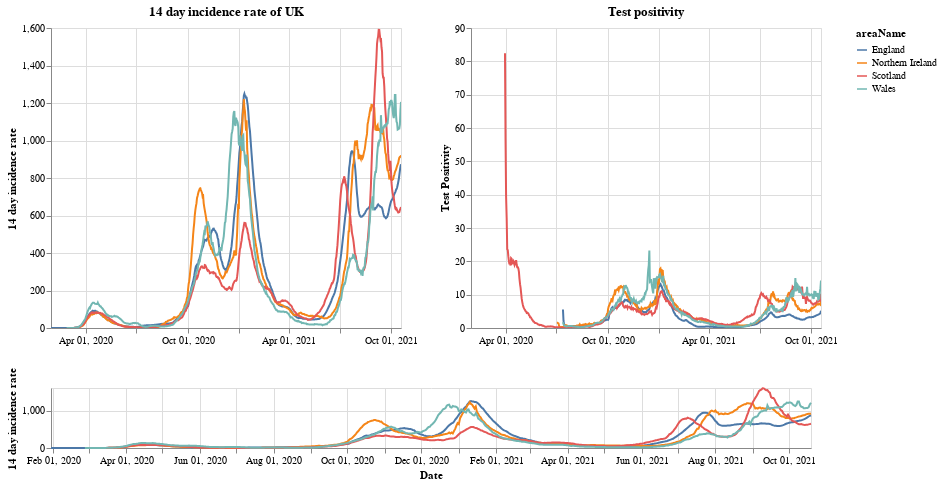

Notebook cell for this chart:
### Markdown cell above
# Plots

First a plot with each country in the UK. The top right shows the positivity rate for (which is the percentage of registered tests which were positive) while the top left is the 14 day incidence rate. The bottom chart can be used to select the timeframe (does not work on a mobile device).

### Code cell
#collapse
brush = alt.selection(type='interval', name='DateBrush',encodings=['x'],fields=['Time'])
leg_selection = alt.selection_multi(fields=['areaName'], bind='legend')

base = alt.Chart(uk_cases).mark_line().encode(
    x=alt.X("yearmonthdate(date):T", axis=alt.Axis(title='Date')),
    y=alt.Y("twoWeeklyCasesRate:Q", axis=alt.Axis(title='14 day incidence rate')),
    tooltip=['areaName', 'date','twoWeeklyCasesRate', 'testPositivity'],
    color='areaName',
    opacity=alt.condition(leg_selection, alt.value(2), alt.value(0.1))
).add_selection(leg_selection).properties(width=350)

upper = base.encode(alt.X('yearmonthdate(date):T', axis=alt.Axis(title=''),
                         scale=alt.Scale(domain=brush))
                   ).properties(title=f'14 day incidence rate of UK')
upper_right = upper.encode(alt.Y('testPositivity:Q', axis=alt.Axis(title='Test Positivity'))).properties(title='Test positivity')
lower = base.properties(height=60, width = 760).add_selection(brush)

(upper | upper_right) & lower

### Figure 1 — Vega-Lite specification as saved in the notebook (floating-point values rounded to 4 significant figures; data arrays with more than 128 entries replaced by an {"elided": "..."} marker saying what was removed)
{"config": {"view": {"continuousWidth": 400, "continuousHeight": 300}}, "vconcat": [{"hconcat": [{"mark": "line", "encoding": {"color": {"type": "nominal", "field": "areaName"}, "opacity": {"condition": {"value": 2, "selection": "selector001"}, "value": 0.1}, "tooltip": [{"type": "nominal", "field": "areaName"}, {"type": "temporal", "field": "date"}, {"type": "quantitative", "field": "twoWeeklyCasesRate"}, {"type": "quantitative", "field": "testPositivity"}], "x": {"type": "temporal", "axis": {"title": ""}, "field": "date", "scale": {"domain": {"selection": "DateBrush"}}, "timeUnit": "yearmonthdate"}, "y": {"type": "quantitative", "axis": {"title": "14 day incidence rate"}, "field": "twoWeeklyCasesRate"}}, "selection": {"selector001": {"type": "multi", "fields": ["areaName"], "bind": "legend"}}, "title": "14 day incidence rate of UK", "width": 350}, {"mark": "line", "encoding": {"color": {"type": "nominal", "field": "areaName"}, "opacity": {"condition": {"value": 2, "selection": "selector001"}, "value": 0.1}, "tooltip": [{"type": "nominal", "field": "areaName"}, {"type": "temporal", "field": "date"}, {"type": "quantitative", "field": "twoWeeklyCasesRate"}, {"type": "quantitative", "field": "testPositivity"}], "x": {"type": "temporal", "axis": {"title": ""}, "field": "date", "scale": {"domain": {"selection": "DateBrush"}}, "timeUnit": "yearmonthdate"}, "y": {"type": "quantitative", "axis": {"title": "Test Positivity"}, "field": "testPositivity"}}, "selection": {"selector001": {"type": "multi", "fields": ["areaName"], "bind": "legend"}}, "title": "Test positivity", "width": 350}]}, {"mark": "line", "encoding": {"color": {"type": "nominal", "field": "areaName"}, "opacity": {"condition": {"value": 2, "selection": "selector001"}, "value": 0.1}, "tooltip": [{"type": "nominal", "field": "areaName"}, {"type": "temporal", "field": "date"}, {"type": "quantitative", "field": "twoWeeklyCasesRate"}, {"type": "quantitative", "field": "testPositivity"}], "x": {"type": "temporal", "axis": {"title": "Date"}, "field": "date", "timeUnit": "yearmonthdate"}, "y": {"type": "quantitative", "axis": {"title": "14 day incidence rate"}, "field": "twoWeeklyCasesRate"}}, "height": 60, "selection": {"selector001": {"type": "multi", "fields": ["areaName"], "bind": "legend"}, "DateBrush": {"type": "interval", "encodings": ["x"], "fields": ["Time"]}}, "width": 760}], "data": {"name": "data-ba60798bb90530849c8bd10aeb2eacdd"}, "$schema": "https://vega.github.io/schema/vega-lite/v4.8.1.json", "datasets": {"data-ba60798bb90530849c8bd10aeb2eacdd": {"elided": "2424 records"}}}
